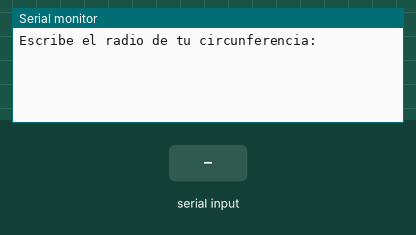
A sketch run on a simulated Arduino Uno, built with avr-gcc and run on an emulated ATmega328P. Parts: the last lines printed to the serial monitor. The inputs (shaded band) are chosen by the test bench.

Above: at 1.2 s.
1.3 s: "90,45\n" received over Serial
At 1.4 s:
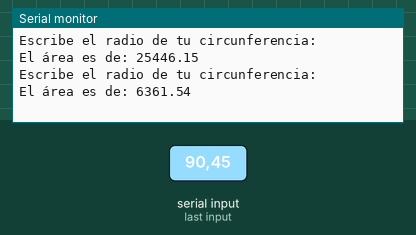
2.8 s: "30,150\n" received over Serial
At 4.7 s:
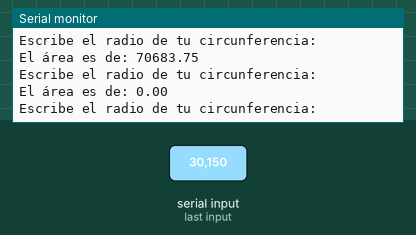
Timing chart, 0 to 6.2 s (numbered marks = the images above; inputs shaded):
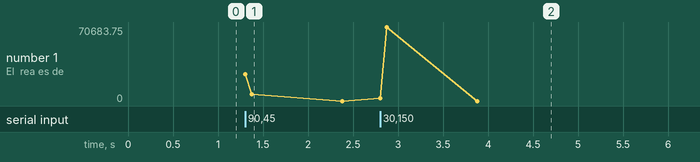

Measured:
- after the input at 1.3 s, the serial monitor: prints a new line at once (image 1)
- after the input at 2.8 s, the serial monitor: prints a new line at once (image 2)

The sketch:

Proyecto_9.ino
```cpp
int blink, i, ledPin = 8, dt = 300, n = 100;
float radius, pi = 3.1415, area;
String msg1 = "Escribe el radio de tu circunferencia: ";
String msg2 = "El área es de: ";

void setup() {
  // put your setup code here, to run once:
  Serial.begin(9600);
}

void loop() {
  // put your main code here, to run repeatedly:
  Serial.println();
  Serial.println(msg1);
  while(Serial.available() == 0) {
    //VACÍO
  }
  radius = Serial.parseFloat();
  area = pi*radius*radius;
  Serial.print(msg2);
  Serial.println(area);
}
```
